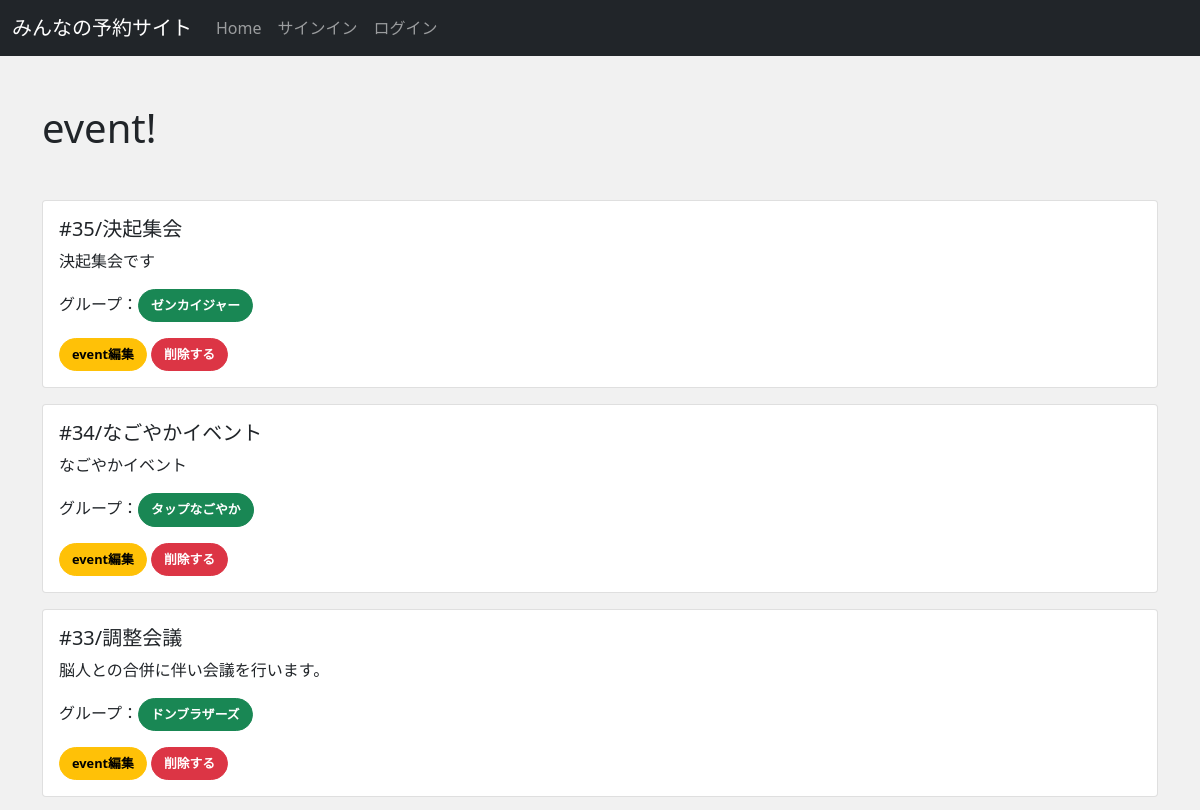
Before: /event/ (upper part) with the older database file.
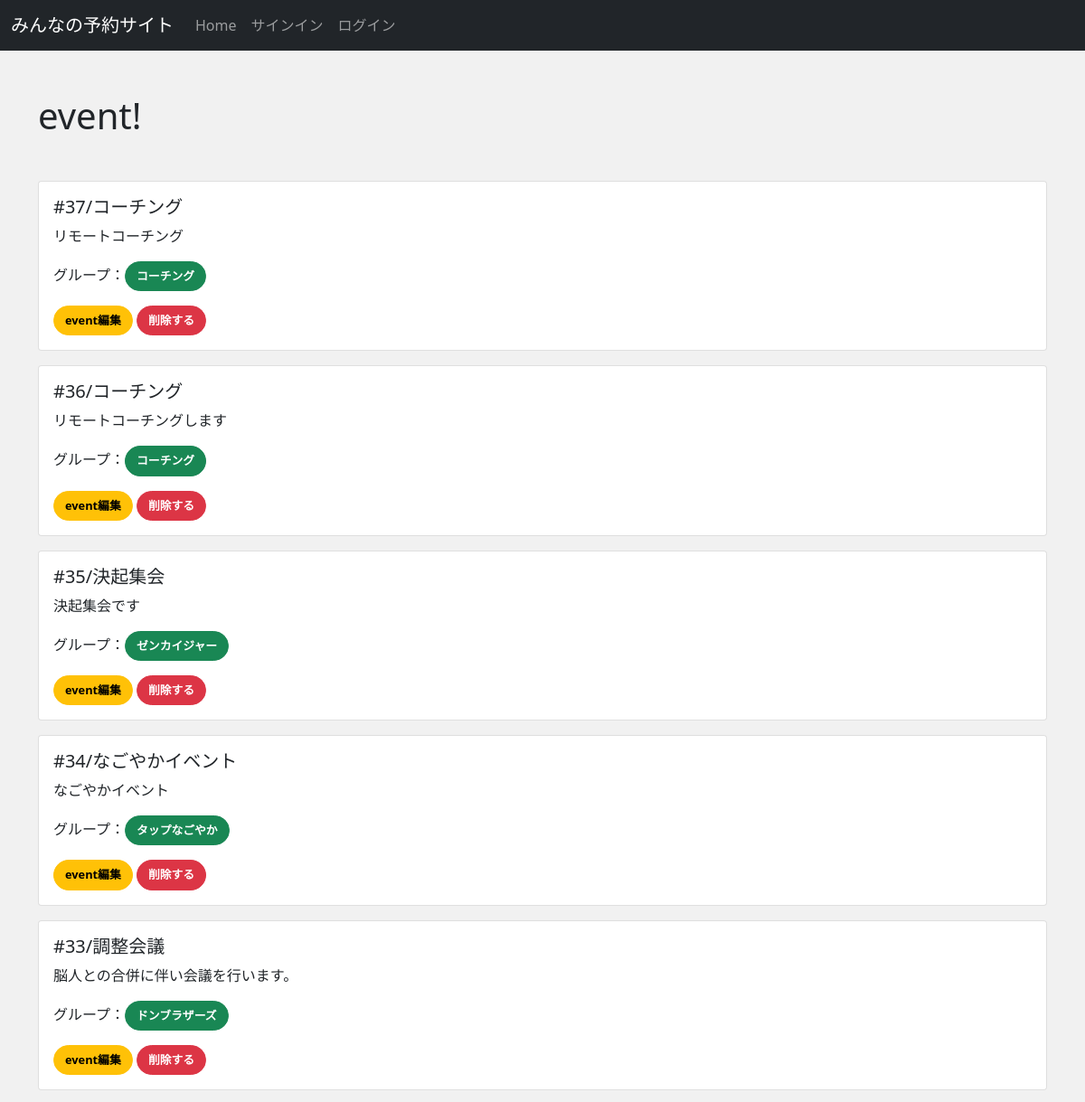
After: the same page with the newer database file.
### reservation/models.py (models this page shows, shortened)
class Event(models.Model):
    event_title = models.CharField(max_length=150)
    event_detail = models.TextField()
    group = models.ForeignKey(Group,  on_delete=models.CASCADE, related_name="group_event")
    event_date = models.DateField()
    start_time = models.TimeField()
    end_time = models.TimeField()

class Group(models.Model):
    group_name = models.CharField(max_length=150)
    group_detail = models.TextField()
    group_owner = models.ForeignKey(
        CustomUser,
        unique=False,
        db_index=True,
        related_name='owner',
        on_delete=models.CASCADE
    )
    def __str__(self):
        return self.group_name

### reservation/views.py (the view)
# urls.py: path('event/',views.EventView.as_view(), name="event"), #イベント一覧
class EventView(View):
    def get(self, request, *args, **kwargs):
        event_data = Event.objects.order_by('-id') #新しいものから順番に並べる
        return render(request, 'reservation/event_index.html',{
            'event_data': event_data
        })

### reservation/templates/reservation/event_index.html (shortened to what this page needs)
{% extends 'reservation/base.html' %}
{% block content %}
    <div class="my-5">
        <h1>event!</h1>
    </div>
    {% for event in event_data %}
    <div class="card mb-3 col-lg-auto" style="">
        <div class="row no-gutters">
            <div class="col-md-8">
                <div class="card-body">
                    <h5 class="card-title">#{{ event.id }}/{{ event.event_title }}</h5>
                    <p class="card-text">{{ event.event_detail|truncatechars:100 }}</p>
                    <p>グループ：<a href="{% url 'group_detail' event.group.pk  %} " class="btn btn-success">{{ event.group }}</a></p>
                    {% if True %}
                        <a href="{% url 'event_edit' event.pk  %} " class="btn btn-warning">event編集</a>
                        <a href="{% url 'event_delete' event.pk %}" class="btn btn-danger">削除する</a>
                    {% endif %}
                </div>
            </div>
        </div>
    </div>
    {% endfor %}
{% endblock %}

Changed rows visible on the page:
added Event: id "37", event_title "コーチング", event_detail "リモートコーチング", group "コーチング"
added Event: id "36", event_title "コーチング", event_detail "リモートコーチングします", group "コーチング"
